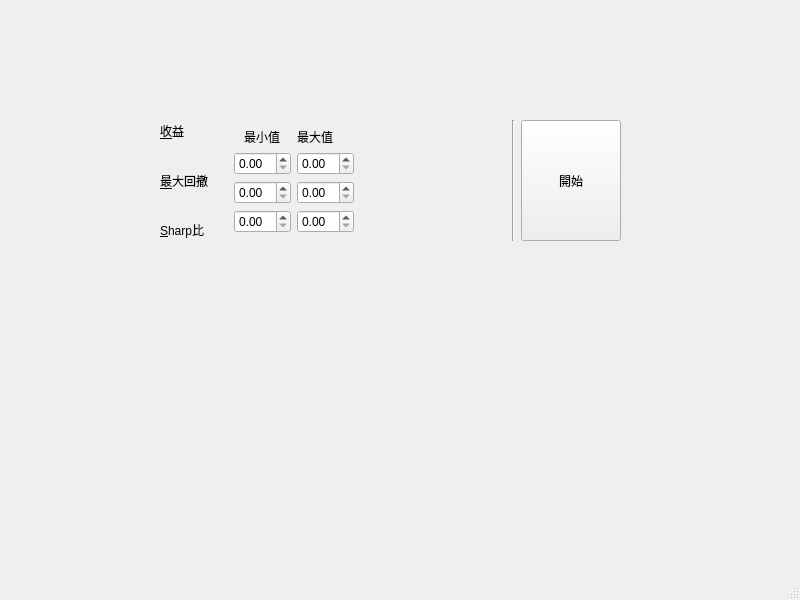
<?xml version="1.0" encoding="UTF-8"?>
<ui version="4.0">
 <class>LayoutWin2</class>
 <widget class="QMainWindow" name="LayoutWin2">
  <property name="geometry">
   <rect>
    <x>0</x>
    <y>0</y>
    <width>800</width>
    <height>600</height>
   </rect>
  </property>
  <property name="windowTitle">
   <string>MainWindow</string>
  </property>
  <widget class="QWidget" name="centralwidget">
   <widget class="QWidget" name="horizontalLayoutWidget">
    <property name="geometry">
     <rect>
      <x>160</x>
      <y>120</y>
      <width>461</width>
      <height>121</height>
     </rect>
    </property>
    <layout class="QHBoxLayout" name="horizontalLayout">
     <item>
      <layout class="QVBoxLayout" name="verticalLayout">
       <item>
        <widget class="QLabel" name="label_income">
         <property name="sizePolicy">
          <sizepolicy hsizetype="Preferred" vsizetype="Preferred">
           <horstretch>0</horstretch>
           <verstretch>1</verstretch>
          </sizepolicy>
         </property>
         <property name="text">
          <string>&amp;收益</string>
         </property>
         <property name="buddy">
          <cstring>spin_income_min</cstring>
         </property>
        </widget>
       </item>
       <item>
        <widget class="QLabel" name="label_drawdown">
         <property name="sizePolicy">
          <sizepolicy hsizetype="Preferred" vsizetype="Preferred">
           <horstretch>0</horstretch>
           <verstretch>3</verstretch>
          </sizepolicy>
         </property>
         <property name="text">
          <string>&amp;最大回撤</string>
         </property>
         <property name="buddy">
          <cstring>spin_drawdown_min</cstring>
         </property>
        </widget>
       </item>
       <item>
        <widget class="QLabel" name="label_sharp">
         <property name="sizePolicy">
          <sizepolicy hsizetype="Preferred" vsizetype="Preferred">
           <horstretch>0</horstretch>
           <verstretch>1</verstretch>
          </sizepolicy>
         </property>
         <property name="text">
          <string>&amp;Sharp比</string>
         </property>
         <property name="buddy">
          <cstring>spin_sharp_min</cstring>
         </property>
        </widget>
       </item>
      </layout>
     </item>
     <item>
      <spacer name="verticalSpacer">
       <property name="orientation">
        <enum>Qt::Orientation::Vertical</enum>
       </property>
       <property name="sizeHint" stdset="0">
        <size>
         <width>20</width>
         <height>40</height>
        </size>
       </property>
      </spacer>
     </item>
     <item>
      <layout class="QFormLayout" name="formLayout">
       <property name="labelAlignment">
        <set>Qt::AlignmentFlag::AlignCenter</set>
       </property>
       <property name="formAlignment">
        <set>Qt::AlignmentFlag::AlignCenter</set>
       </property>
       <item row="0" column="0">
        <widget class="QLabel" name="label_min">
         <property name="text">
          <string>最小值</string>
         </property>
        </widget>
       </item>
       <item row="0" column="1">
        <widget class="QLabel" name="label_max">
         <property name="text">
          <string>最大值</string>
         </property>
        </widget>
       </item>
       <item row="1" column="0">
        <widget class="QDoubleSpinBox" name="spin_income_min"/>
       </item>
       <item row="1" column="1">
        <widget class="QDoubleSpinBox" name="spin_income_max"/>
       </item>
       <item row="2" column="0">
        <widget class="QDoubleSpinBox" name="spin_drawdown_min"/>
       </item>
       <item row="2" column="1">
        <widget class="QDoubleSpinBox" name="spin_drawdown_max"/>
       </item>
       <item row="3" column="0">
        <widget class="QDoubleSpinBox" name="spin_sharp_min"/>
       </item>
       <item row="3" column="1">
        <widget class="QDoubleSpinBox" name="spin_sharp_max"/>
       </item>
      </layout>
     </item>
     <item>
      <spacer name="horizontalSpacer">
       <property name="orientation">
        <enum>Qt::Orientation::Horizontal</enum>
       </property>
       <property name="sizeType">
        <enum>QSizePolicy::Policy::Preferred</enum>
       </property>
       <property name="sizeHint" stdset="0">
        <size>
         <width>200</width>
         <height>20</height>
        </size>
       </property>
      </spacer>
     </item>
     <item>
      <widget class="Line" name="line">
       <property name="orientation">
        <enum>Qt::Orientation::Vertical</enum>
       </property>
      </widget>
     </item>
     <item>
      <widget class="QPushButton" name="button_start">
       <property name="sizePolicy">
        <sizepolicy hsizetype="Minimum" vsizetype="Fixed">
         <horstretch>0</horstretch>
         <verstretch>0</verstretch>
        </sizepolicy>
       </property>
       <property name="minimumSize">
        <size>
         <width>100</width>
         <height>100</height>
        </size>
       </property>
       <property name="maximumSize">
        <size>
         <width>300</width>
         <height>300</height>
        </size>
       </property>
       <property name="text">
        <string>開始</string>
       </property>
      </widget>
     </item>
    </layout>
   </widget>
  </widget>
  <widget class="QMenuBar" name="menubar">
   <property name="geometry">
    <rect>
     <x>0</x>
     <y>0</y>
     <width>800</width>
     <height>21</height>
    </rect>
   </property>
  </widget>
  <widget class="QStatusBar" name="statusbar"/>
 </widget>
 <resources/>
 <connections/>
</ui>
